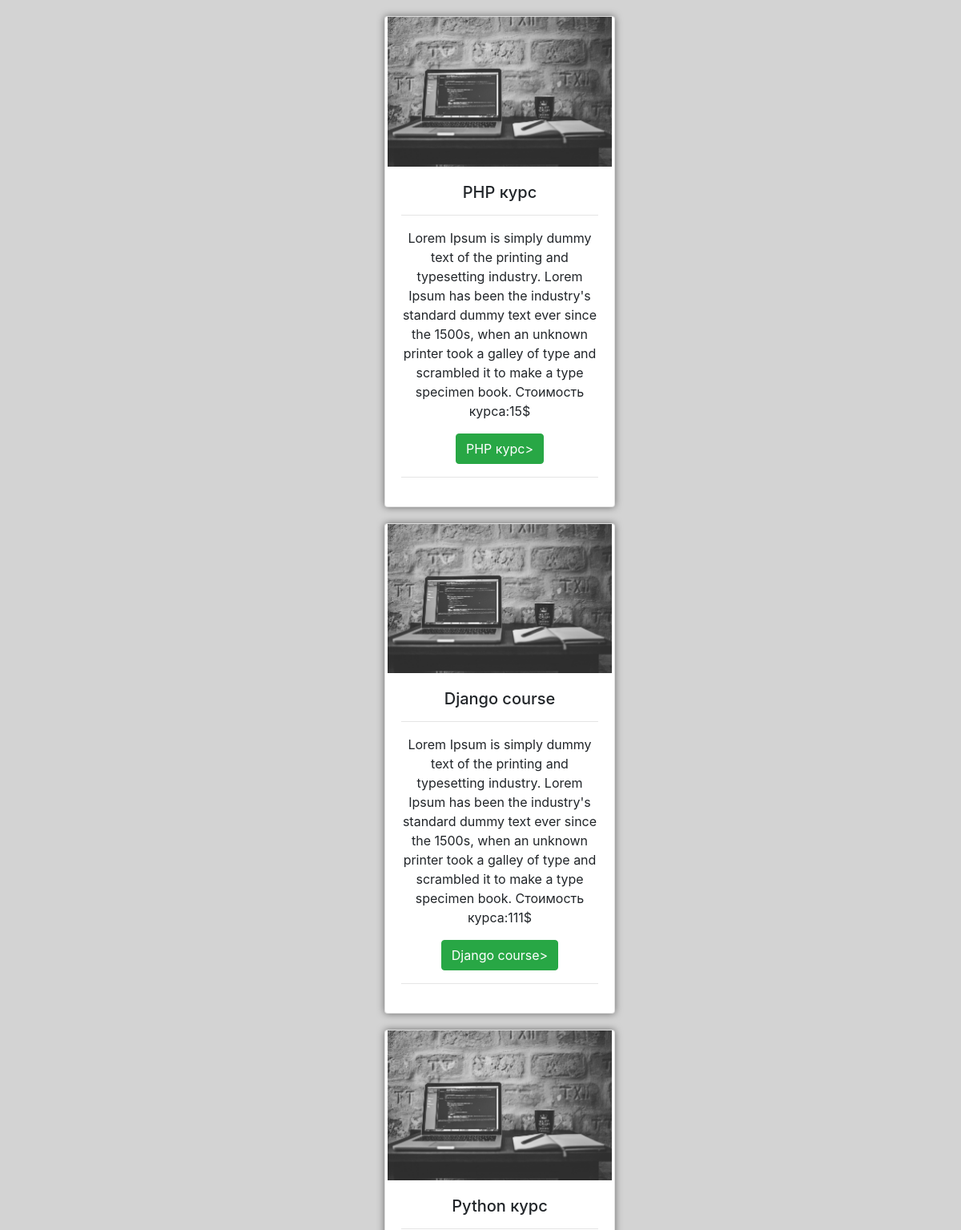
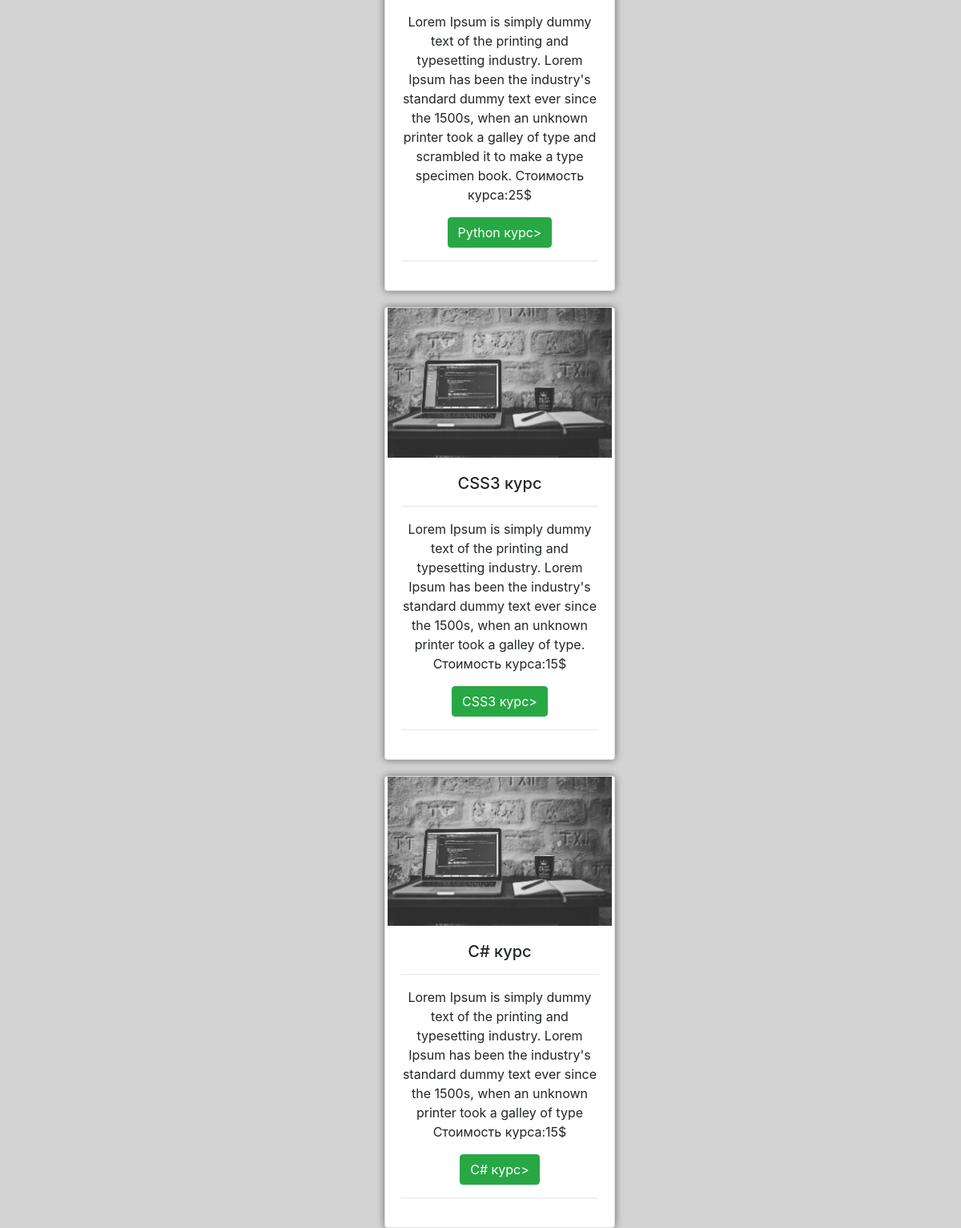
Page /courses/ on the committed database (2 pictures, top to bottom).
### Courses/apps/course/models.py (models this page shows, shortened)
class Course(models.Model):
    course_title = models.CharField('Name of course', max_length = 200)
    course_description = models.TextField("Descriptiom of cource")
    date_of_start = models.DateTimeField('Date of begining of course')

### Courses/apps/course/views.py (the view)
# urls.py: path('', views.index, name = 'index'),
def index(request):
    latest_courses_list = Course.objects.order_by('-date_of_start')[:5]
    return render(request, 'courses/list.html', {'latest_courses_list' : latest_courses_list})

### Courses/templates/courses/list.html (shortened to what this page needs)
{% extends 'base.html' %}
{% load static %}
{% block content %}
    {% if latest_courses_list %}
        {% for a in latest_courses_list %}
        <div style=" position: relative; top: 20px; ">
		    <div class="card" style="width: 18rem; position: relative; left: 40%;  text-align: center; align-items: center; box-shadow: 0 0 10px rgba(0,0,0,0.5);">
			   {% load static %}
			   <img style="width:280px;" src= '{% static "images/coding.jpeg" %}' alt="Coding photo">
			   <div class="card-body">
				    <h5 class="card-title">{{a.course_title}}</h5>
				    <hr>
				    <p class="card-text">{{a.course_description}}</p>
				    <button type="button" class="btn btn-success" data-toggle="tooltip" data-placement="top" title="Открыть описание курса">
				      <a style="color:white;" href="{% url 'courses:courseview' a.id %}">{{a.course_title}}</a>>
					</button>
					<hr>
			   </div>
			</div>
        {% endfor %}
    {% else %}
        No course found
    {% endif %}
{% endblock %}

### Courses/templates/base.html (shortened to what this page needs)
<!DOCTYPE html>
<html lang="en">
<head>
    <link rel="stylesheet" href="https://cdn.jsdelivr.net/npm/bootstrap@4.5.3/dist/css/bootstrap.min.css">
</head>
<body>
{% block content %}
{% endblock %}
</body>
</html>

### Courses/templates/base.html (style rules this page uses)
body { background-color: lightgrey; }

### rows in the picture
Course: course_title "PHP курс", course_description "Lorem Ipsum is simply dummy text of the printing and typesetting industry. Lorem Ipsum has been the industry's standard dummy text ever since the 1500s, when an unknown printer took a galley of type and scrambled it to make a type specimen book. Стоимость курса:15$"
Course: course_title "Django course", course_description "Lorem Ipsum is simply dummy text of the printing and typesetting industry. Lorem Ipsum has been the industry's standard dummy text ever since the 1500s, when an unknown printer took a galley of type and scrambled it to make a type specimen book. Стоимость курса:111$"
Course: course_title "Python курс", course_description "Lorem Ipsum is simply dummy text of the printing and typesetting industry. Lorem Ipsum has been the industry's standard dummy text ever since the 1500s, when an unknown printer took a galley of type and scrambled it to make a type specimen book. Стоимость курса:25$"
Course: course_title "CSS3 курс", course_description "Lorem Ipsum is simply dummy text of the printing and typesetting industry. Lorem Ipsum has been the industry's standard dummy text ever since the 1500s, when an unknown printer took a galley of type. Стоимость курса:15$"
Course: course_title "C# курс", course_description "Lorem Ipsum is simply dummy text of the printing and typesetting industry. Lorem Ipsum has been the industry's standard dummy text ever since the 1500s, when an unknown printer took a galley of type Стоимость курса:15$"
